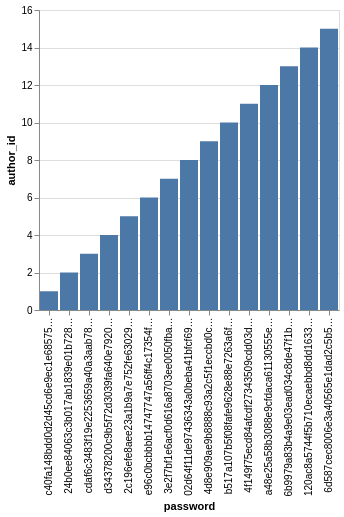

Here is the Vega-Lite specification saved for this chart:
### Vega-Lite specification from a JSON file in a GitHub repository (floating-point values rounded to 4 significant figures)
{"data": {"values": [{"x_data": "e96c0bcbbbb14747747a56ff4c17354f343a5b4f", "y_data": 6}, {"x_data": "c40fa148bdd0d2d45cd6e9ec1e685750fe07f81b", "y_data": 1}, {"x_data": "4f149f75ecd84afcdf27343509cdd03d81edb119", "y_data": 11}, {"x_data": "cdaf6c3483f19e2253659a40a3aab786a3390f78", "y_data": 3}, {"x_data": "b517a107b5f08fafe9628e88e7263a6f3a4a55c0", "y_data": 10}, {"x_data": "120ac8a5744f5b710ecaebbd8dd1633e3e33886e", "y_data": 14}, {"x_data": "4d8e909ae9b8888c93a2c5f1eccbd0c4ac6a01c3", "y_data": 9}, {"x_data": "d34378200c9b5f72d3039fa640e7920aaec0fdf2", "y_data": 4}, {"x_data": "02d64f11de97436343a0beba41bfcf69af61be1e", "y_data": 8}, {"x_data": "3e2f7bf1e6acf0d616a8703ee0050fba13bc007f", "y_data": 7}, {"x_data": "6b9979a83b4a9e03ead034c8de47f1b013a3d3af", "y_data": 13}, {"x_data": "24b0ee84063c3b017ab1839e01b7280f47f7c7c2", "y_data": 2}, {"x_data": "6d587cec8006e3a40565e1dad2c5b5b12b475b8f", "y_data": 15}, {"x_data": "a48e25a58b3088e9cfdaca61130555ed2c772452", "y_data": 12}, {"x_data": "2c196efe8aee23a1b9a7e752fe63029c5879af6f", "y_data": 5}]}, "mark": "bar", "encoding": {"x": {"field": "x_data", "type": "nominal", "title": "password", "sort": {"op": "sum", "field": "y_data", "order": "ascending"}}, "y": {"field": "y_data", "type": "quantitative", "title": "author_id"}}}
